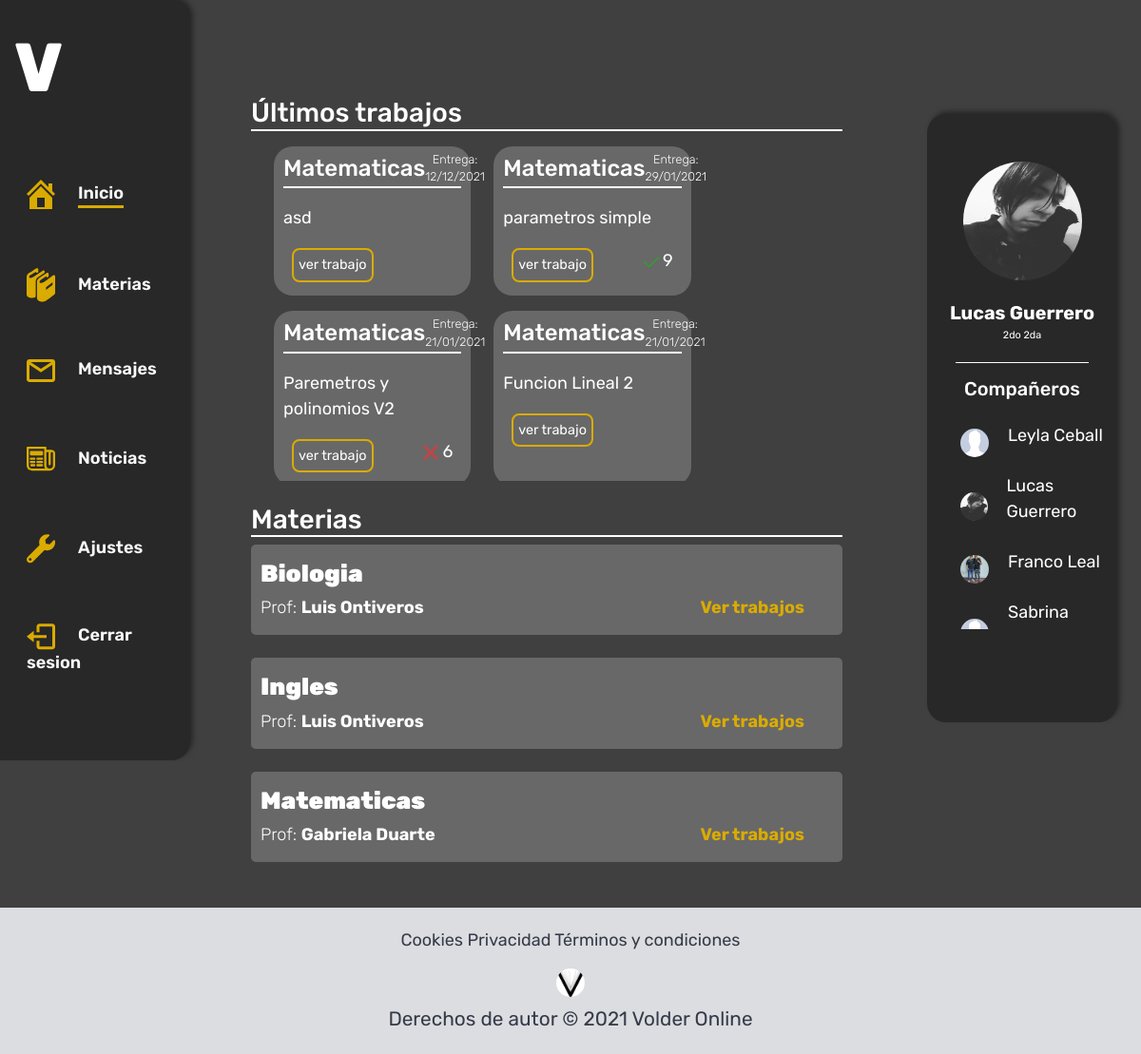
/estudiante/ (signed in), run on the app's committed database.
### usuarios/models.py (models this page shows, shortened)
class Trabajo(models.Model):
    titulo = models.CharField(max_length=50)
    materia = models.ForeignKey(Materia, on_delete = models.CASCADE, null=True, blank=True)
    fecha_de_subida = models.DateTimeField(auto_now_add=True)
    fecha_de_entrega = models.DateTimeField(auto_now_add=False)
    tipo_de_trabajo = models.ForeignKey(TipoDeTarea, on_delete = models.CASCADE, null=True, blank=True)
    consigna = models.CharField(max_length=50)
    contenido = models.TextField()
    fuentes = models.CharField(max_length=50)
    class Meta():
        ordering = ['-fecha_de_subida']
    def __str__(self):
        return self.titulo

class Materia(models.Model):
    nombre = models.CharField(max_length=50)
    curso = models.ForeignKey(Cursoos, on_delete = models.CASCADE, null=True, blank=True)
    profesor = models.ForeignKey(Profesor, on_delete = models.CASCADE, null=True, blank=True)
    trabajos_entregados = models.IntegerField(null=True, blank=True)
    class Meta():
        ordering = ['nombre']

class NotaTrabajo(models.Model):
    estadoNota = (
        ('1', '1'),
        ('2', '2'),
        ('3', '3'),
        ('4', '4'),
        ('5', '5'),
        ('6', '6'),
        ('7', '7'),
        ('8', '8'),
        ('9', '9'),
        ('10', '10')
    )
    respuestaTrabajo = models.ForeignKey(RespuestaTrabajo, on_delete = models.CASCADE)
    comentario = models.TextField(max_length=200, null=True, blank=True)
    nota = models.CharField(max_length=20, choices=estadoNota)

class Profesor(models.Model):
    user = models.OneToOneField(User, on_delete = models.CASCADE)
    nombre = models.CharField(max_length=50)
    apellido = models.CharField(max_length=50)
    dni = models.IntegerField(unique=True)
    foto =  models.ImageField(upload_to="fotos_de_perfil/profesor", null=True, blank=True)
    class Meta():
        ordering = ['apellido']
    def __str__(self):
        nombre_y_apellido = self.nombre + " " + self.apellido
        return nombre_y_apellido

class Estudiante(models.Model):
    user = models.OneToOneField(User, on_delete = models.CASCADE)
    nombre = models.CharField(max_length=50)
    apellido = models.CharField(max_length=50)
    dni = models.IntegerField(unique=True)
    curso = models.ForeignKey(Cursoos, on_delete = models.CASCADE, null=True, blank=True)
    foto =  models.ImageField(upload_to="fotos_de_perfil/estudiante", null=True, blank=True)
    class Meta():
        ordering = ['apellido']
    def __str__(self):
        nombre_y_apellido = self.nombre + " " + self.apellido
        return nombre_y_apellido
    @property
    def imageURL(self):
        try:
            url = self.foto.url
        except:
            url = "/static/img/fotoPerfil.jpg"
        return url

class Cursoos(models.Model):
    curso = models.CharField(max_length=10, null=True, blank=True)
    division = models.CharField(max_length=10, null=True, blank=True)
    class Meta():
        ordering = ['curso']

### volder_app/decorators.py (the view)
        def wrapper(request, *args, **kwargs):
            if not hasattr(request.user, self.attribute):
                return redirect(self.redirect_to_url, **self.args_dict_to_redirect)
            return view(request, *args, **kwargs)

### volder_app/templates/volder/main.html (shortened to what this page needs)
{% extends 'volder/base.html' %}
{% load static %}
{% block content %}
<div class="mid-contenido-animacion col-12 col-md-7 mx-auto my-4 px-4">
    <div class="contenido-block tarea-animacion col-12 col-md-12  mx-auto mt-2" >
        <h3 class="contenido--block--title col-12">Últimos trabajos</h3>
        <div  class="row block--cont">
            {% for trabajo in trabajos %}
                    <div id="trabajo-{{trabajo.id}}" class="trabajo trabajos-animacion col-10 col-md-4 my-2 ml-4">
                        <div class="trabajo--titulo">
                            <h4 class="titulo--nombre">{{trabajo.materia.nombre}}</h4>
                            <p class="titulo--fecha"> Entrega: <br> {{trabajo.fecha_de_entrega|date:'d/m/Y'}}</p>
                        </div>
                        <p class="trabajo--p">  {{trabajo}}  </p>
                        <div class="trabajo--end">
                            <a id="button-{{trabajo.id}}" href="{% url 'trabajo' trabajo.id %}" class="btn">ver trabajo</a>
                            {% for nota in notas %}
                                {% if nota.respuestaTrabajo.trabajo == trabajo %}
                                    <div class="trabajo--nota">
                                    <span>{{nota.nota}}</span>
                                    </div>
                                {% endif %}
                            {% endfor %}
                        </div>
                    </div>
            {% endfor %}
        </div>
    </div>
    <div  class="contenido-block tarea2-animacion col-12 mx-auto my-4">
        <h3 id="materias" class="contenido--block--title col-12">Materias</h3>
        {% for materia in materias %}
            <div class="materia col-12 mb-4 mx-auto">
                <h4 class="materia--titulo">{{materia.nombre}}</h4>
                <div class="row">
                    <p class="materia--p">Prof: <a href="{% url 'mensajes' materia.profesor.user_id %}">{{materia.profesor}} </a> </p>
                    <a href="materia/{{materia.id}}" class="materia--a">Ver trabajos</a>
                </div>
            </div>
        {% endfor %}
    </div>
</div>
{% include 'volder/perfil_alumno.html' %}
{% endblock %}

### volder_app/templates/volder/perfil_alumno.html
{% load static %}
<div id="container" class="container container-animacion col-10 col-md-2 my-4 ">
    <div class="perfil">
        <img class="foto" src="{{user.estudiante.imageURL}}">
        <div class="nombre">
            <p>{{user.estudiante.nombre}} {{user.estudiante.apellido}}</p>
        </div>
        <div class="curso">
            <p>{{user.estudiante.curso.curso}} {{user.estudiante.curso.division}}</p>
        </div>
    </div>
    <div class="compañeros compañeros-animacion row">
        <div class="compañeros--titulo mx-auto mb-3">
            <h5>Compañeros</h5>
        </div>
        {% for compañero in compañero %}
            <div class="perfil-compañero">
                <a href="{% url 'mensajes' compañero.user_id %}">
                    <img class="foto-compañeros" src="{{compañero.imageURL}}">
                    <div class="nick">
                        <p>{{compañero}}</p>
                    </div>
                </a>
            </div>
        {% endfor %}
    </div>
</div>

### volder_app/static/css/header_footer.css (style rules this page uses)
:root { --blue: #007bff; --indigo: #6610f2; --purple: #6f42c1; --pink: #e83e8c; --red: #dc3545; --orange: #fd7e14; --yellow: #ffc107; --green: #28a745; --teal: #20c997; --cyan: #17a2b8; --white: #fff; --gray: #6c757d; --primary: #007bff; --secondary: #6c757d; --success: #28a745; --info: #17a2b8; --warning: #ffc107; --danger: #DC3544; --light: #f8f9fa; --dark: #343a40; }

### volder_app/static/css/estudiante/main.css (style rules this page uses)
:root { --naranja:#DAAB00; --negro:#282828; --bg:#404040; --grey:#686868; --white:#FFF; }
* { margin: 0px; padding: 0px; outline: none; }
.row { margin: 0px !important; padding: 0px !important; }
body { font-size: 18px; font-family:'Rubik', sans-serif; }
.contenedor, .container, .mid-contenido, .container-comentario { color: var(--white); border-radius: 20px; background-color: var(--negro); box-shadow: 3px -3px 5px var(--negro); }
.mid-contenido-animacion { padding-top:70px; }
.contenido-block:first-child { margin-top: 2em; }
.contenido--block--title { color:var(--white); display: inline-block; text-align: left; padding: 0; border-bottom: 2px solid var(--white) ; }
.block--cont { height:auto; max-height: 360px; overflow:auto; }
.trabajo { color: var(--white); display: inline-block; background-color: var(--grey); border-radius: 20px; padding: 5px 10px; }
.trabajo--titulo { display:flex; align-items: center; border-bottom: 2px solid var(--white); }
.titulo--nombre, .titulo--fecha { margin-bottom:0; }
.titulo--nombre { font-weight:500; }
.titulo--fecha { text-align:center; margin-left: auto; font-size: .7em; font-weight:100; }
.trabajo--p { margin: 1em 0 1em 0; }
.trabajo--end { display:flex; position: relative; bottom:0; margin: .5em; }
.trabajo--end .btn { font-size: .8em; border: 2px solid var(--naranja); border-radius: 8px; background-color: transparent; color:var(--white); padding: 5px; }
.trabajo--nota { margin-left: auto; }
.materia { background-color: var(--grey); border-radius:5px; color:white; padding: 15px 40px 15px 10px; }
.materia--titulo { font-size: 1.4em; font-weight: 900; }
.materia--p { margin: 0; font-weight: 100; }
.materia--p > a { color:white; font-weight: 700; }
.materia--a { color: var(--naranja); font-weight: 700; margin-left: auto; }
#container, #container-comentario { position: sticky; top: 15vh; height: 80vh; }
.perfil .foto { display:block; margin:auto; height: 125px; width: 125px; border-radius: 50%; margin-top: 50px; margin-bottom: 20px; }
.perfil p { margin-bottom: 0; }
.perfil .nombre, #container-comentario .titulo { font-weight: 700; font-size: 1.1em; }
.perfil .curso { font-size: .6em; font-weight: normal; padding-bottom: 20px; margin: 0 15px; border-bottom: 1px solid var(--white); }
.compañeros--titulo { margin: 15px; font-weight: lighter; }
.container .perfil .nombre, .curso { text-align: center; }
.compañeros { height: 35vh; overflow-x: hidden; overflow-y: scroll; }
.perfil-compañero > a { display: flex; align-items: center; width:100%; margin-left: 20px; text-decoration: none; }
.perfil-compañero { margin-bottom: 10px; }
.compañeros .foto-compañeros { display:block; float: left; height: 30px; width: 30px; border-radius: 50%; }
.compañeros .nick { color:white; font-size: 1em; margin-left: 20px; }

### data on the page
Trabajo: materia.nombre "Matematicas", fecha_de_entrega "12/12/2021", titulo "asd"
Trabajo: materia.nombre "Matematicas", fecha_de_entrega "29/01/2021", titulo "parametros simple"
NotaTrabajo: nota "9"
Trabajo: materia.nombre "Matematicas", fecha_de_entrega "21/01/2021", titulo "Paremetros y polinomios V2"
NotaTrabajo: nota "6"
Trabajo: materia.nombre "Matematicas", fecha_de_entrega "21/01/2021", titulo "Funcion Lineal 2"
Materia: nombre "Biologia", profesor "Luis Ontiveros"
Materia: nombre "Ingles", profesor "Luis Ontiveros"
Materia: nombre "Matematicas", profesor "Gabriela Duarte"
Estudiante: nombre+apellido "Leyla…"
Estudiante: imageURL (picture), nombre+apellido "Lucas Guerrero"
Estudiante: imageURL (picture), nombre+apellido "Franco Leal"
Estudiante: nombre+apellido "Sabrina…"

### other printed values
{{ user.estudiante.nombre }} "Lucas"
{{ user.estudiante.apellido }} "Guerrero"
{{ user.estudiante.curso.curso }} "2do"
{{ user.estudiante.curso.division }} "2da"
